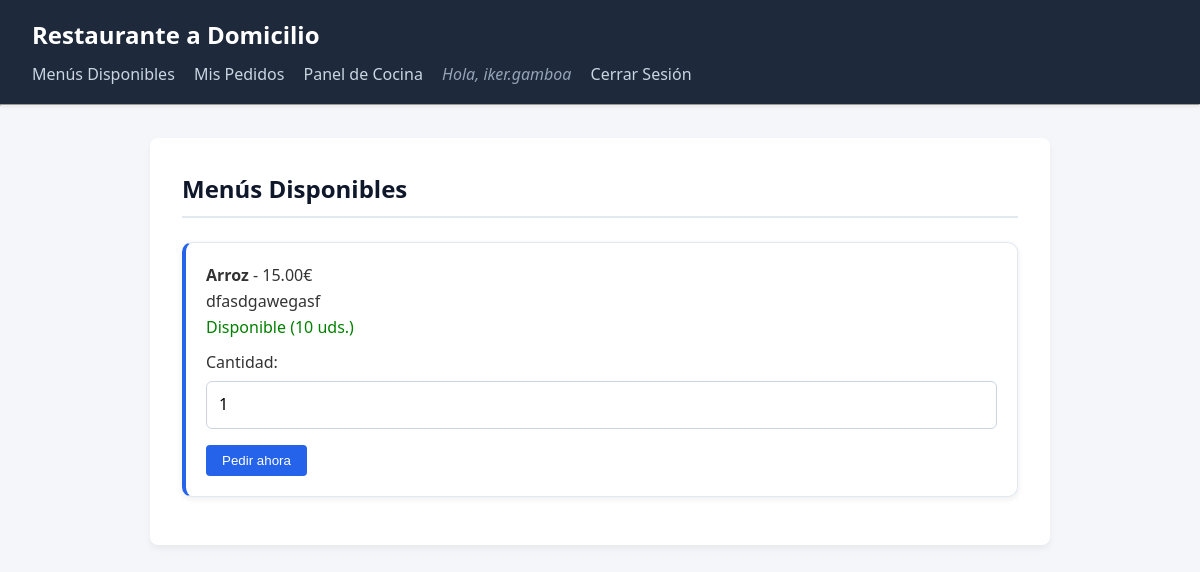
The page /catalogo/menus/ (signed in) on the database as committed earlier.
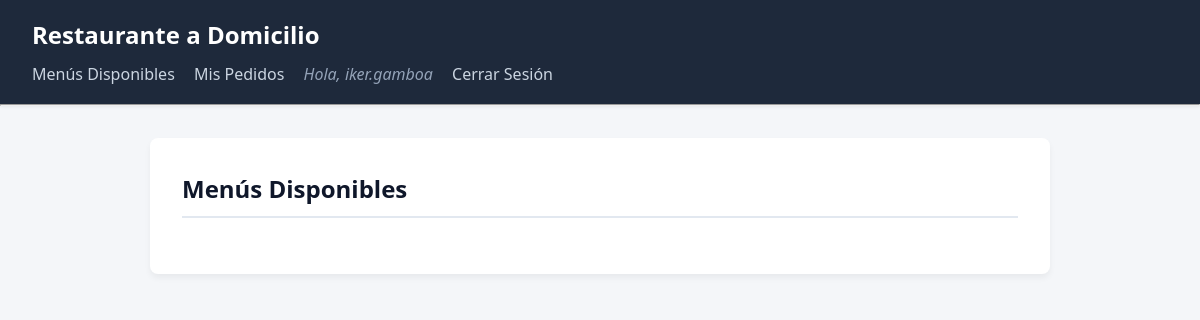
The same page on the database as committed later.
### catalogo/models.py (models this page shows, shortened)
class Plato(models.Model):
    CATEGORIAS = [
    ('PRIMERO', 'Primer plato'),
    ('SEGUNDO', 'Segundo plato'),
    ('POSTRE', 'Postre'),
    ('BEBIDA', 'Bebida'),]
    nombre = models.CharField(max_length=100, verbose_name="Nombre")
    descripcion = models.TextField(blank=True, null=True, verbose_name="Descripción")
    categoria = models.CharField(max_length=20, choices=CATEGORIAS, verbose_name="Categoría")
    precio = models.DecimalField(max_digits=6, decimal_places=2, verbose_name="Precio (€)")
    calorias = models.PositiveIntegerField(verbose_name="Calorías (kcal)")
    num_disponible = models.PositiveIntegerField(default=0, verbose_name="Número disponible")
    @property
    def disponible(self):
        return self.num_disponible > 0

### catalogo/views.py (the view)
# urls.py: path('menus/', views.menus_disponibles, name='menus_disponibles'),
def menus_disponibles(request):
    platos = Plato.objects.all()
    return render(request, 'catalogo/menus.html', {'platos': platos})

### catalogo/templates/Catalogo/menus.html (shortened to what this page needs)
{% extends 'base.html' %}
{% block content %}
  <h2>Menús Disponibles</h2>
  <ul>
    {% for plato in platos %}
      <li>
        <strong>{{ plato.nombre }}</strong> - {{ plato.precio }}€<br>
        <p>{{ plato.descripcion }}</p>
        {% if plato.num_disponible > 0 %}
          <span style="color: green;">Disponible ({{ plato.num_disponible }} uds.)</span>
          {% if user.is_authenticated %}
            <form method="POST" action="{% url 'pedidos:hacer_pedido' plato.id %}" style="margin-top: 10px;">
              <label for="cantidad">Cantidad:</label>
              <input type="number" name="cantidad" value="1" min="1" max="{{ plato.num_disponible }}">
              <input type="submit" value="Pedir ahora">
            </form>
          {% else %}
            <p><small><a href="{% url 'gestion:login' %}">Inicia sesión</a> para realizar un pedido.</small></p>
          {% endif %}
        {% else %}
          <span style="color: red; font-weight: bold;">AGOTADO</span>
        {% endif %}
      </li>
    {% endfor %}
  </ul>
{% endblock %}

### templates/base.html (shortened to what this page needs)
{% load static %}
<!DOCTYPE html>
<html lang="es">
<head>
    <link rel="stylesheet" href="{% static 'css/style.css' %}">
</head>
<body>
    <header>
        <h1>Restaurante a Domicilio</h1>
        <nav>
            <ul>
                <li><a href="{% url 'catalogo:menus_disponibles' %}">Menús Disponibles</a></li>
                {% if user.is_authenticated %}
                    <li><a href="{% url 'pedidos:mis_pedidos' %}">Mis Pedidos</a></li>
                    {% if user.is_staff %}
                        <li><a href="{% url 'gestion:panel_cocina' %}">Panel de Cocina</a></li>
                    {% endif %}
                    <li><span>Hola, {{ user.username }}</span></li>
                    <li><a href="{% url 'gestion:logout' %}">Cerrar Sesión</a></li>
                {% else %}
                    <li><a href="{% url 'gestion:login' %}">Iniciar Sesión</a></li>
                    <li><a href="{% url 'gestion:registro' %}">Registrarse</a></li>
                {% endif %}
            </ul>
        </nav>
    </header>
    <hr>
    <main>
        {% block content %}
        {% endblock %}
    </main>
</body>
</html>

### static/css/style.css (style rules this page uses)
* { box-sizing: border-box; margin: 0; padding: 0; }
body { font-family: 'Segoe UI', Tahoma, Geneva, Verdana, sans-serif; background-color: #f4f6f9; color: #333; line-height: 1.6; }
header { background-color: #1e293b; color: #ffffff; padding: 1rem 2rem; box-shadow: 0 2px 4px rgba(0, 0, 0, 0.1); }
header h1 { font-size: 1.5rem; margin-bottom: 0.5rem; }
nav ul { list-style: none; display: flex; flex-wrap: wrap; gap: 1.2rem; align-items: center; }
nav a { color: #cbd5e1; text-decoration: none; font-weight: 500; transition: color 0.2s ease; }
nav span { color: #94a3b8; font-style: italic; }
main { max-width: 900px; margin: 2rem auto; background: #ffffff; padding: 2rem; border-radius: 8px; box-shadow: 0 4px 6px rgba(0, 0, 0, 0.05); }
h2 { color: #0f172a; margin-bottom: 1.5rem; border-bottom: 2px solid #e2e8f0; padding-bottom: 0.5rem; }
ul { list-style: none; }

Rows that differ between the two databases and show on the page:
removed Plato: nombre "Arroz", precio "15.00", descripcion "dfasdgawegasf", num_disponible "10"
Other text that changed with them:
text no longer shown: "Panel de Cocina"
